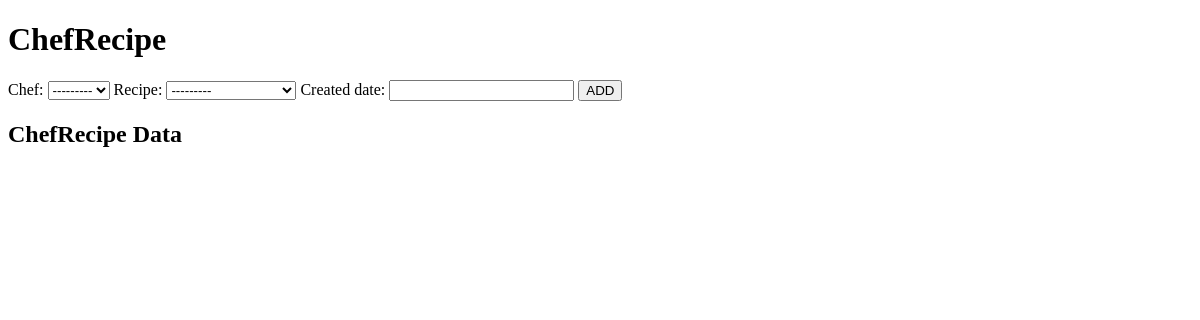
The page /recipe/chefrecipe/ on the database as committed earlier.
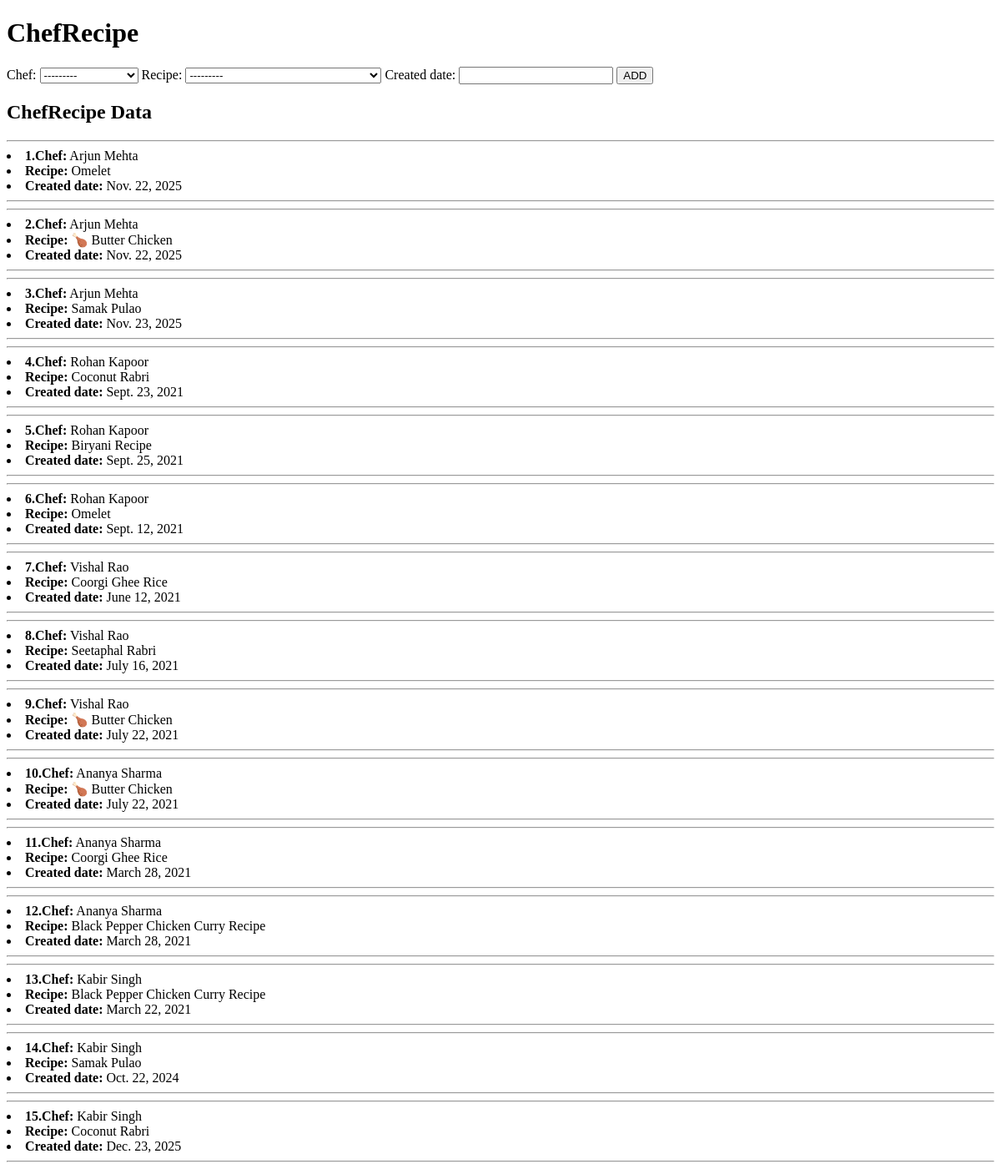
The same page on the database as committed later.
### Recipeapp/models.py (models this page shows, shortened)
class ChefRecipe(models.Model):
    chef = models.ForeignKey(Chef,on_delete=models.CASCADE,null=True,blank=True)
    recipe = models.ForeignKey(Recipe,on_delete=models.CASCADE,null=True,blank=True)
    created_date = models.DateField()

class Chef(models.Model):
    chef_name = models.CharField()
    email = models.EmailField(unique=True)
    phone = models.PositiveIntegerField()
    experience = models.PositiveIntegerField()
    profile_photo = models.ImageField(upload_to="profile_photo")
    def __str__(self):
        return self.chef_name

class Recipe(models.Model):
    category = models.ForeignKey(Category,on_delete=models.CASCADE,null=True,blank=True)
    title = models.CharField()
    ingredients = models.TextField()
    steps = models.TextField()
    prep_time = models.PositiveIntegerField()
    cook_time = models.PositiveIntegerField()
    difficulty = models.CharField(choices=[("Easy","Easy"),("Medium","Medium"),("Hard","Hard")])
    created_on = models.DateField()
    image = models.ImageField(upload_to="img")
    recipe_file = models.FileField(upload_to="file")
    def __str__(self):
        return self.title

### Recipeapp/views.py (the view)
# urls.py: path('chefrecipe/',chefrecipe_data, name="chefrecpe"),
def chefrecipe_data(request):
    form = ChefRecipeForm()
    data = ChefRecipe.objects.all()
    if request.method == "POST":
        form = ChefRecipeForm(request.POST,request.FILES)
        if form.is_valid():
            form.save()
    return render(request,"chefrecipe.html",{"form":form,"data":data})

### Recipeapp/forms.py
class ChefRecipeForm(forms.ModelForm):
    class Meta:
        model = ChefRecipe
        fields = "__all__"

### Recipeapp/templates/chefrecipe.html (shortened to what this page needs)
<!DOCTYPE html>
<html lang="en">
<head>
</head>
<body>
    <h1>ChefRecipe</h1>
    <form action="" method="post" enctype="multipart/form-data">
        {{form.as_table}}
        <button>ADD</button>
    </form>
<h2>ChefRecipe Data</h2>
{% for i in data %}
<hr>
<li> <strong> {{i.id}}.Chef:</strong> {{i.chef}} </li>
<li> <strong>Recipe:</strong> {{i.recipe}} </li>
<li> <strong>Created date:</strong> {{i.created_date}} </li>
<hr>
{% endfor %}
</body>
</html>

Rows that differ between the two databases and show on the page:
added ChefRecipe: id "1", chef "Arjun Mehta", recipe "Omelet", created_date "Nov. 22, 2025"
added ChefRecipe: id "2", chef "Arjun Mehta", recipe "🍗 Butter Chicken", created_date "Nov. 22, 2025"
added ChefRecipe: id "3", chef "Arjun Mehta", recipe "Samak Pulao", created_date "Nov. 23, 2025"
added ChefRecipe: id "4", chef "Rohan Kapoor", recipe "Coconut Rabri", created_date "Sept. 23, 2021"
added ChefRecipe: id "5", chef "Rohan Kapoor", recipe "Biryani Recipe", created_date "Sept. 25, 2021"
added ChefRecipe: id "6", chef "Rohan Kapoor", recipe "Omelet", created_date "Sept. 12, 2021"
added ChefRecipe: id "7", chef "Vishal Rao", recipe "Coorgi Ghee Rice", created_date "June 12, 2021"
added ChefRecipe: id "8", chef "Vishal Rao", recipe "Seetaphal Rabri", created_date "July 16, 2021"
added ChefRecipe: id "9", chef "Vishal Rao", recipe "🍗 Butter Chicken", created_date "July 22, 2021"
added ChefRecipe: id "10", chef "Ananya Sharma", recipe "🍗 Butter Chicken", created_date "July 22, 2021"
added ChefRecipe: id "11", chef "Ananya Sharma", recipe "Coorgi Ghee Rice", created_date "March 28, 2021"
added ChefRecipe: id "12", chef "Ananya Sharma", recipe "Black Pepper Chicken Curry Recipe", created_date "March 28, 2021"
added ChefRecipe: id "13", chef "Kabir Singh", recipe "Black Pepper Chicken Curry Recipe", created_date "March 22, 2021"
added ChefRecipe: id "14", chef "Kabir Singh", recipe "Samak Pulao", created_date "Oct. 22, 2024"
added ChefRecipe: id "15", chef "Kabir Singh", recipe "Coconut Rabri", created_date "Dec. 23, 2025"
